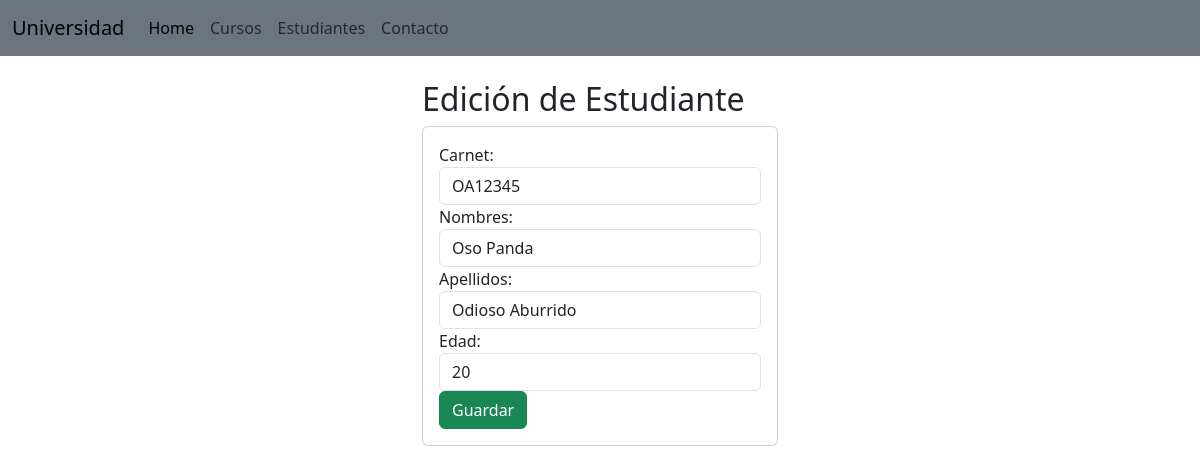
The page /edicionEstudiante/OA12345 on the database its author committed.
### Aplicaciones/Academico/models.py (models this page shows, shortened)
class Estudiante(models.Model):
    carnet=models.CharField(primary_key=True,max_length=7)
    nombres= models.CharField(max_length=25)
    apellidos= models.CharField(max_length=25)
    edad= models.PositiveSmallIntegerField()

### Aplicaciones/Academico/views.py (the view)
# urls.py: path('edicionEstudiante/<carnet>', views.edicionEstudiante),
def edicionEstudiante(request, carnet):
    estudiante = Estudiante.objects.get(carnet=carnet)
    return render(request, "edicionEstudiante.html", {"estudiante": estudiante})

### Aplicaciones/Academico/templates/edicionEstudiante.html (shortened to what this page needs)
{% extends "./base.html" %}
{% block body %}
<div class="row">
    <div class="col-md-4 offset-md-4">
        <h2>Edición de Estudiante</h2>
        <div class="card">
            <div class="card-body">
                <form action="/editarEstudiante/" method="POST">{% csrf_token %}
                    <div class="form-group">
                        <label for="carnet">Carnet:</label>
                        <input type="text" id="txtCarnet" name="txtCarnet" value="{{estudiante.carnet}}" class="form-control" placeholder="Ingrese el carnet del estudiante"
                         minlength="7" maxlength="7" readonly required>
                    </div>
                    <div class="form-group">
                        <label for="nombres">Nombres:</label>
                        <input type="text" id="txtNombres" name="txtNombres" value="{{estudiante.nombres}}" class="form-control" placeholder="Ingrese el nombre del estudiante"
                          maxlength="25" required>
                    </div>
                    <div class="form-group">
                        <label for="apellidos">Apellidos:</label>
                        <input type="text" id="txtApellidos" name="txtApellidos" value="{{estudiante.apellidos}}" class="form-control" placeholder="Ingrese los apellidos del estudiante"
                          maxlength="25" required>
                    </div>
                    <div class="form-group">
                        <label for="edad">Edad:</label>
                        <input type="text" id="numEdad" name="numEdad" value="{{estudiante.edad}}" class="form-control" min="1" max="100" value="1" required>
                    </div>
                    <div class="form-group">
                        <button type="submit" class="btn btn-success btn-block">Guardar</button>
                    </div>
                </form>
            </div>
        </div>
    </div>
</div>
{% endblock %}

### rows shown on the page
Estudiante: txtCarnet "OA12345", txtNombres "Oso Panda", txtApellidos "Odioso Aburrido", numEdad "20"
